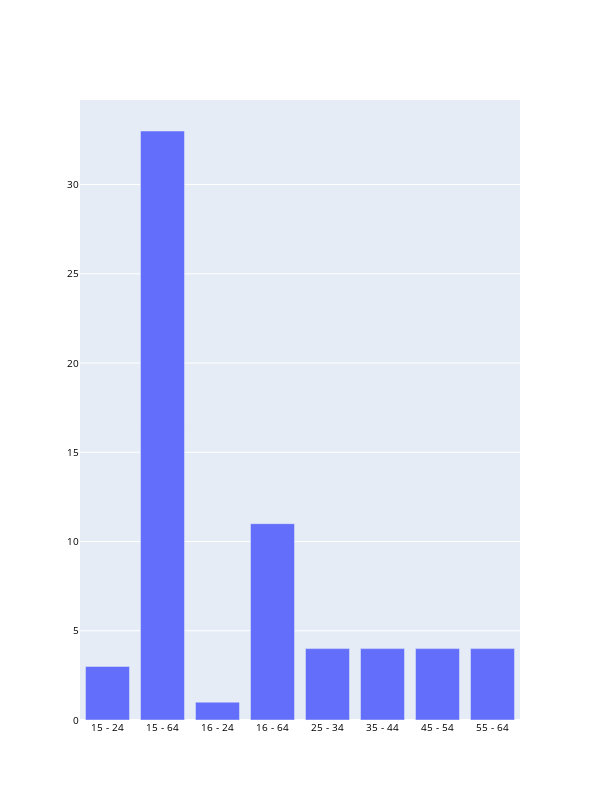

Notebook source saved alongside this figure:
### Code cell
blood_donors = sero_data[sero_data["Population"] == "Blood donors"][["Population","Age in years"]]
blood_donors = blood_donors.groupby("Age in years").count().reset_index()
blood_donors = blood_donors.rename(columns={"Population":"Frequency"})
fig = go.Figure()
fig.add_trace(go.Bar(x = blood_donors["Age in years"], y = blood_donors["Frequency"]))
fig.update_layout(uniformtext_minsize = 3, font_color = "#000000", bargap =0.2,font_size=10,autosize=False, width = 600, height=800)
fig.show()

### Figure 1 — Plotly figure (JSON) as saved in the notebook; plotly's stock layout.template omitted (floating-point values rounded to 4 significant figures)
{"data": [{"type": "bar", "x": ["15 - 24", "15 - 64", "16 - 24", "16 - 64", "25 - 34", "35 - 44", "45 - 54", "55 - 64"], "y": [3, 33, 1, 11, 4, 4, 4, 4]}], "layout": {"autosize": false, "bargap": 0.2, "font": {"color": "#000000", "size": 10}, "height": 800, "uniformtext": {"minsize": 3}, "width": 600}}
